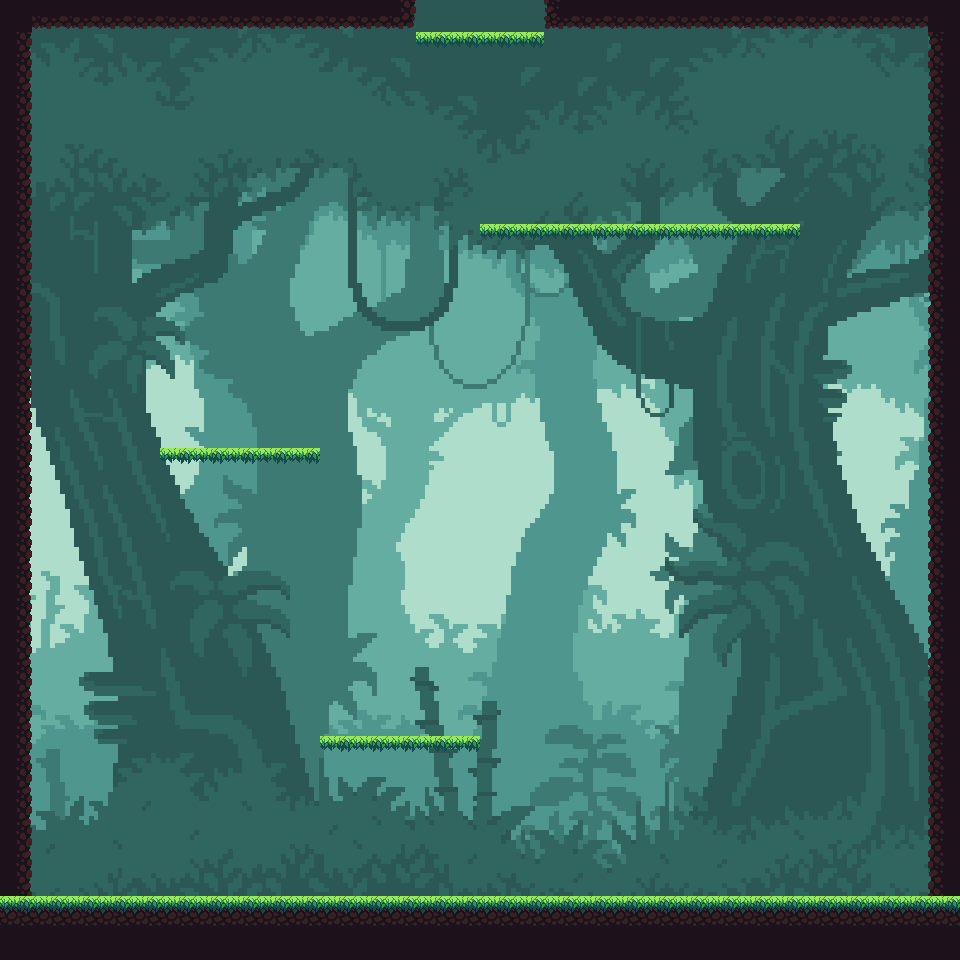

Below is a game level as drawn by its tile map, then a one-line description and the .tmx file that defines it, in full:
An orthogonal 30x30 tile map with 32x32 px tiles, 1 tile layer (Tile Layer 1), 2 tilesets, 1 image layer and 16 objects (6x wall, 4x platform, portal_n, p_n, p_d).

<map version="1.2" tiledversion="1.3.2" orientation="orthogonal" renderorder="right-down" compressionlevel="0" width="30" height="30" tilewidth="32" tileheight="32" infinite="0" nextlayerid="4" nextobjectid="34">
 <tileset firstgid="1" source="temp_portal.tsx" />
 <tileset firstgid="2" source="tileset_1.tsx" />
 <imagelayer id="3" name="Image Layer 1">
  <image source="c0_hep.png" width="1845" height="1034" />
 </imagelayer>
 <layer id="1" name="Tile Layer 1" width="30" height="30">
  <data encoding="csv">
10,17,17,17,17,17,17,17,17,17,17,17,18,0,0,0,0,16,17,17,17,17,17,17,17,17,17,17,17,10,
11,0,0,0,0,0,0,0,0,0,0,0,0,38,38,38,38,0,0,0,0,0,0,0,0,0,0,0,0,9,
11,0,0,0,0,0,0,0,0,0,0,0,0,0,0,0,0,0,0,0,0,0,0,0,0,0,0,0,0,9,
11,0,0,0,0,0,0,0,0,0,0,0,0,0,0,0,0,0,0,0,0,0,0,0,0,0,0,0,0,9,
11,0,0,0,0,0,0,0,0,0,0,0,0,0,0,0,0,0,0,0,0,0,0,0,0,0,0,0,0,9,
11,0,0,0,0,0,0,0,0,0,0,0,0,0,0,0,0,0,0,0,0,0,0,0,0,0,0,0,0,9,
11,0,0,0,0,0,0,0,0,0,0,0,0,0,0,0,0,0,0,0,0,0,0,0,0,0,0,0,0,9,
11,0,0,0,0,0,0,0,0,0,0,0,0,0,0,38,38,38,38,38,38,38,38,38,38,0,0,0,0,9,
11,0,0,0,0,0,0,0,0,0,0,0,0,0,0,0,0,0,0,0,0,0,0,0,0,0,0,0,0,9,
11,0,0,0,0,0,0,0,0,0,0,0,0,0,0,0,0,0,0,0,0,0,0,0,0,0,0,0,0,9,
11,0,0,0,0,0,0,0,0,0,0,0,0,0,0,0,0,0,0,0,0,0,0,0,0,0,0,0,0,9,
11,0,0,0,0,0,0,0,0,0,0,0,0,0,0,0,0,0,0,0,0,0,0,0,0,0,0,0,0,9,
11,0,0,0,0,0,0,0,0,0,0,0,0,0,0,0,0,0,0,0,0,0,0,0,0,0,0,0,0,9,
11,0,0,0,0,0,0,0,0,0,0,0,0,0,0,0,0,0,0,0,0,0,0,0,0,0,0,0,0,9,
11,0,0,0,0,38,38,38,38,38,0,0,0,0,0,0,0,0,0,0,0,0,0,0,0,0,0,0,0,9,
11,0,0,0,0,0,0,0,0,0,0,0,0,0,0,0,0,0,0,0,0,0,0,0,0,0,0,0,0,9,
11,0,0,0,0,0,0,0,0,0,0,0,0,0,0,0,0,0,0,0,0,0,0,0,0,0,0,0,0,9,
11,0,0,0,0,0,0,0,0,0,0,0,0,0,0,0,0,0,0,0,0,0,0,0,0,0,0,0,0,9,
11,0,0,0,0,0,0,0,0,0,0,0,0,0,0,0,0,0,0,0,0,0,0,0,0,0,0,0,0,9,
11,0,0,0,0,0,0,0,0,0,0,0,0,0,0,0,0,0,0,0,0,0,0,0,0,0,0,0,0,9,
11,0,0,0,0,0,0,0,0,0,0,0,0,0,0,0,0,0,0,0,0,0,0,0,0,0,0,0,0,9,
11,0,0,0,0,0,0,0,0,0,0,0,0,0,0,0,0,0,0,0,0,0,0,0,0,0,0,0,0,9,
11,0,0,0,0,0,0,0,0,0,0,0,0,0,0,0,0,0,0,0,0,0,0,0,0,0,0,0,0,9,
11,0,0,0,0,0,0,0,0,0,38,38,38,38,38,0,0,0,0,0,0,0,0,0,0,0,0,0,0,9,
11,0,0,0,0,0,0,0,0,0,0,0,0,0,0,0,0,0,0,0,0,0,0,0,0,0,0,0,0,9,
11,0,0,0,0,0,0,0,0,0,0,0,0,0,0,0,0,0,0,0,0,0,0,0,0,0,0,0,0,9,
11,0,0,0,0,0,0,0,0,0,0,0,0,0,0,0,0,0,0,0,0,0,0,0,0,0,0,0,0,9,
11,0,0,0,0,0,0,0,0,0,0,0,0,0,0,0,0,0,0,0,0,0,0,0,0,0,0,0,0,9,
3,3,3,3,3,3,3,3,3,3,3,3,3,3,3,3,3,3,3,3,3,3,3,3,3,3,3,3,3,3,
10,10,10,10,10,10,10,10,10,10,10,10,10,10,10,10,10,10,10,10,10,10,10,10,10,10,10,10,10,10
</data>
 </layer>
 <objectgroup id="2" name="Object Layer 1">
  <object id="1" name="wall" x="448" y="896" width="512" height="32" />
  <object id="2" name="wall" x="0" y="0" width="32" height="896" />
  <object id="4" name="wall" x="928" y="0" width="32" height="896" />
  <object id="11" name="wall" x="0" y="896" width="448" height="32" />
  <object id="12" x="224" y="1056" />
  <object id="14" x="224" y="1056" />
  <object id="18" name="platform" x="320" y="736" width="160" height="32" />
  <object id="19" name="platform" x="160" y="448" width="160" height="32" />
  <object id="20" name="platform" x="480" y="224" width="320" height="32" />
  <object id="21" name="platform" x="384" y="32" width="192" height="32" />
  <object id="22" name="wall" x="32" y="0" width="384" height="32" />
  <object id="23" name="wall" x="544" y="0" width="384" height="32" />
  <object id="24" name="portal_n" x="416" y="0" width="128" height="32" />
  <object id="31" name="p_n" x="480" y="96" width="32" height="32" />
  <object id="32" x="224" y="416" />
  <object id="33" name="p_d" x="416" y="384" width="32" height="32" />
 </objectgroup>
</map>
